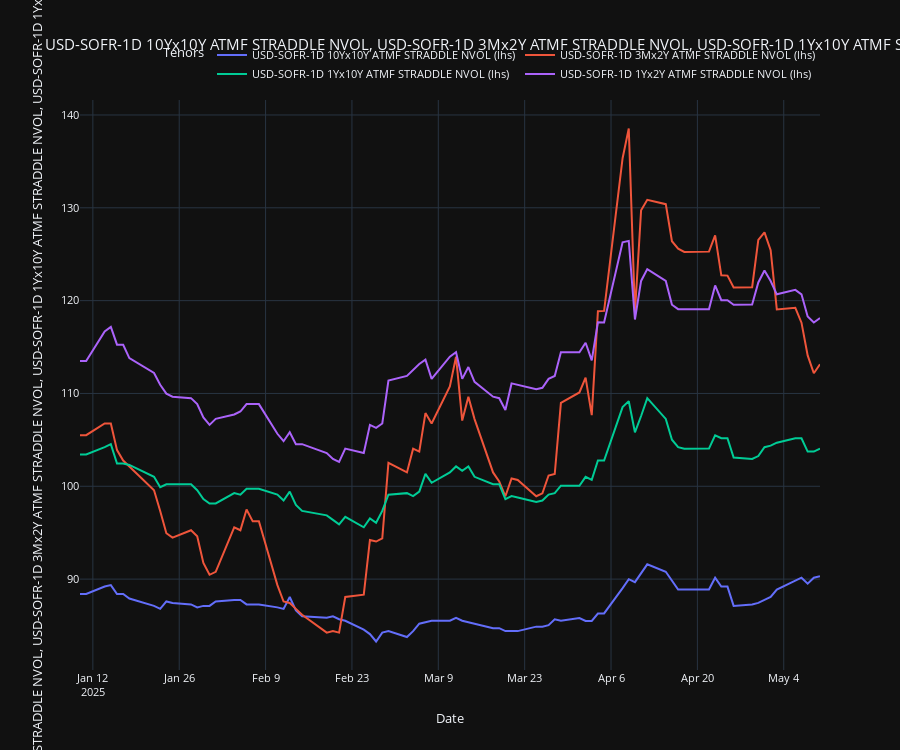

The code cell stored with this chart in its notebook:
### Code cell
usd_swaptions.timeseries_df_plotter(
    df=ts_df,
    cols_to_plot=[
        "USD-SOFR-1D 10Yx10Y ATMF STRADDLE NVOL",
        "USD-SOFR-1D 3Mx2Y ATMF STRADDLE NVOL",
        "USD-SOFR-1D 1Yx10Y ATMF STRADDLE NVOL",
        "USD-SOFR-1D 1Yx2Y ATMF STRADDLE NVOL",
    ],
    use_plotly=True,
)
